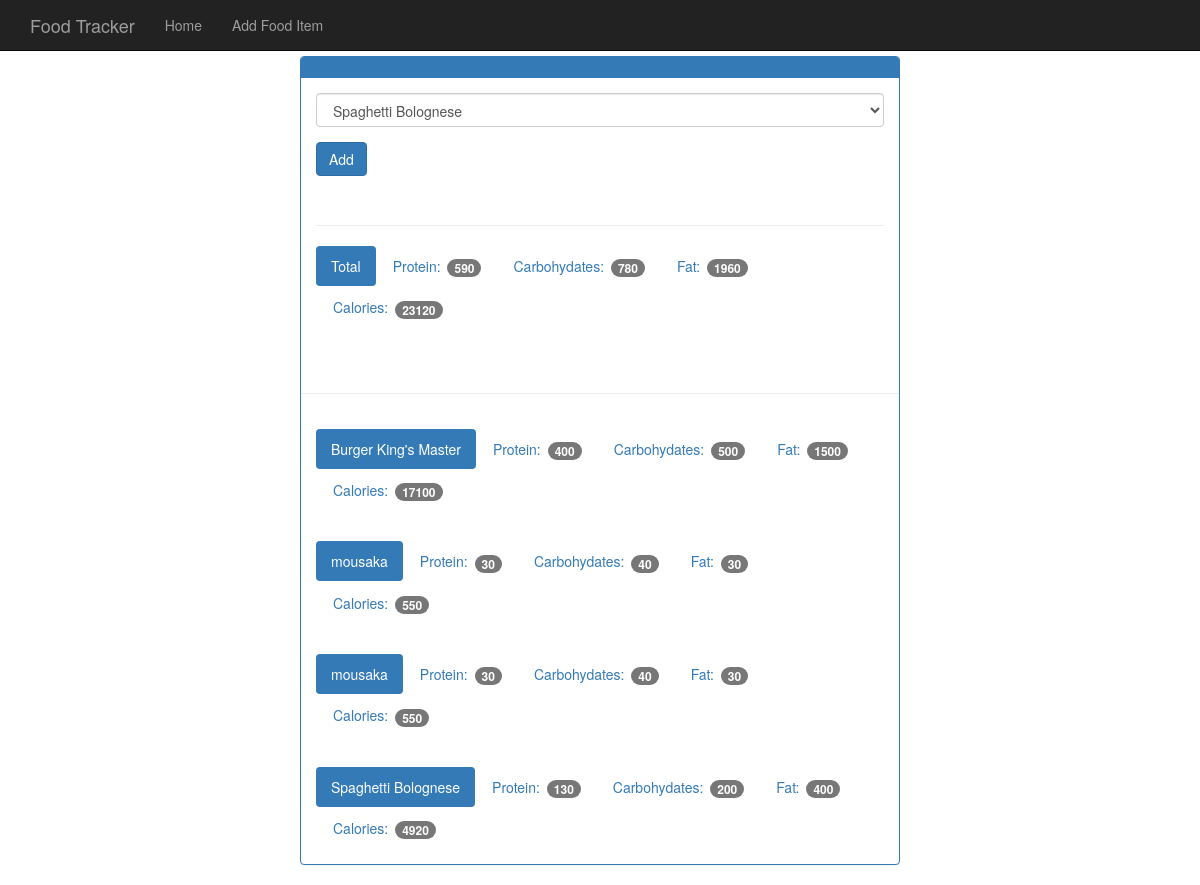
/view/20170517, run on the app's committed database.
### tables this page shows
CREATE TABLE food(
  id integer primary key autoincrement,
  name text not null,
  protein integer not null,
  carbohydrates integer not null,
  fat integer not null,
  calories integer not null
);

### app.py (the view)
@app.route('/view/<date>', methods=['GET', 'POST'])
def view(date):
    db = get_db()
    cur = db.execute('select id, entry_date from log_date where entry_date = ?', [date])
    date_result = cur.fetchone()
    if request.method == 'POST':
        db.execute('insert into food_date (food_id, log_date_id) values (?, ?)', [request.form['food-select'], date_result['id']])
        db.commit()
    d = datetime.strptime(str(date_result['entry_date']), '%Y%m%d')
    pretty_date = datetime.strftime(d, '%B %d, %Y')
    food_cur = db.execute('select id, name from food')
    food_results = food_cur.fetchall()
    log_cur = db.execute('select food.name, food.protein, food.carbohydrates, food.fat, food.calories from log_date join food_date on food_date.log_date_id = log_date.id join food on food.id = food_date.food_id where log_date.entry_date = ?', [date])
    log_results = log_cur.fetchall()
    totals = {}
    totals['protein'] = 0
    totals['carbohydrates'] = 0
    totals['fat'] = 0
    totals['calories'] = 0
    for i in log_results:
        totals['protein'] += i['protein']
        totals['carbohydrates'] += i['carbohydrates']
        totals['fat'] += i['fat']
        totals['calories'] += i['calories']
    return render_template('day.html',entry_date=date_result['entry_date'], pretyy_date=pretty_date, food_results=food_results, log_results=log_results, totals=totals)

### database.py (called while the page is built)
def connect_db():
  sql = sqlite3.connect('C://Users/georg/Desktop/Python/prettyprinted/5)foodTracker/food_log.db')
  sql.row_factory = sqlite3.Row
  return sql

def get_db():
  if not hasattr(g, 'sqlite3_db'):
    g.sqlite_db = connect_db()
  return g.sqlite_db

### templates/day.html (shortened to what this page needs)
{% extends 'base.html' %}
{% block body %}
    <nav class="navbar navbar-inverse navbar-fixed-top">
      <div class="container">
        <div class="navbar-header">
          <a class="navbar-brand" href="{{ url_for('index')}}">Food Tracker</a>
        </div>
        <div id="navbar" class="navbar-collapse collapse">
          <ul class="nav navbar-nav">
            <li><a href="{{ url_for('index')}}">Home</a></li>
            <li><a href="{{ url_for('food')}}">Add Food Item</a></li>
          </ul>
        </div>
      </div>
    </nav>
    <div class="container theme-showcase col-sm-6 col-sm-offset-3" role="main">
      <div class="row">
        <div>
          <div class="panel panel-primary">
            <div class="panel-heading">
            </div>
            <div class="panel-body">
              <form method="POST" action="{{ url_for('view', date=entry_date) }}">
                <div class="form-group">
                  <select class="form-control" name='food-select'>
                    {% for i in food_results %}
                      <option value={{ i.id }}>{{ i.name }}</option>
                    {% endfor %}
                  </select>
                </div>
                <button type="submit" class="btn btn-primary">Add</button>
              </form>
              <div class="page-header"></div>
              <ul class="nav nav-pills" role="tablist">
                <li class="active"><a>Total</a></li>
                <li><a>Protein: <span class="badge">{{ totals.protein }}</span></a></li>
                <li><a>Carbohydates: <span class="badge">{{ totals.carbohydrates }}</span></a></li>
                <li><a>Fat: <span class="badge">{{ totals.fat }}</span></a></li>
                <li><a>Calories: <span class="badge">{{ totals.calories }}</span></a></li>
              </ul>
            </div>
            <div class="page-header"></div>
            {% for i in log_results %}
            <div class="panel-body">
              <ul class="nav nav-pills" role="tablist">
                <li class="active"><a>{{ i.name }}</a></li>
                <li><a>Protein: <span class="badge">{{ i.protein }}</span></a></li>
                <li><a>Carbohydates: <span class="badge">{{ i.carbohydrates }}</span></a></li>
                <li><a>Fat: <span class="badge">{{ i.fat }}</span></a></li>
                <li><a>Calories: <span class="badge">{{ i.calories }}</span></a></li>
              </ul>
            </div>
            {% endfor %}
          </div>
        </div>
      </div>
    </div>
{% endblock %}

### static/themes.css (style rules this page uses)
body { padding-top: 4em; padding-bottom: 30px; }

### data on the page
food: name "Burger King's Master", protein "400", carbohydrates "500", fat "1500", calories "17100"
food: name "mousaka", protein "30", carbohydrates "40", fat "30", calories "550"
food: name "mousaka", protein "30", carbohydrates "40", fat "30", calories "550"
food: name "Spaghetti Bolognese", protein "130", carbohydrates "200", fat "400", calories "4920"

### other printed values
{{ totals.protein }} "590"
{{ totals.carbohydrates }} "780"
{{ totals.fat }} "1960"
{{ totals.calories }} "23120"
form field food-select "Spaghetti Bolognese"
